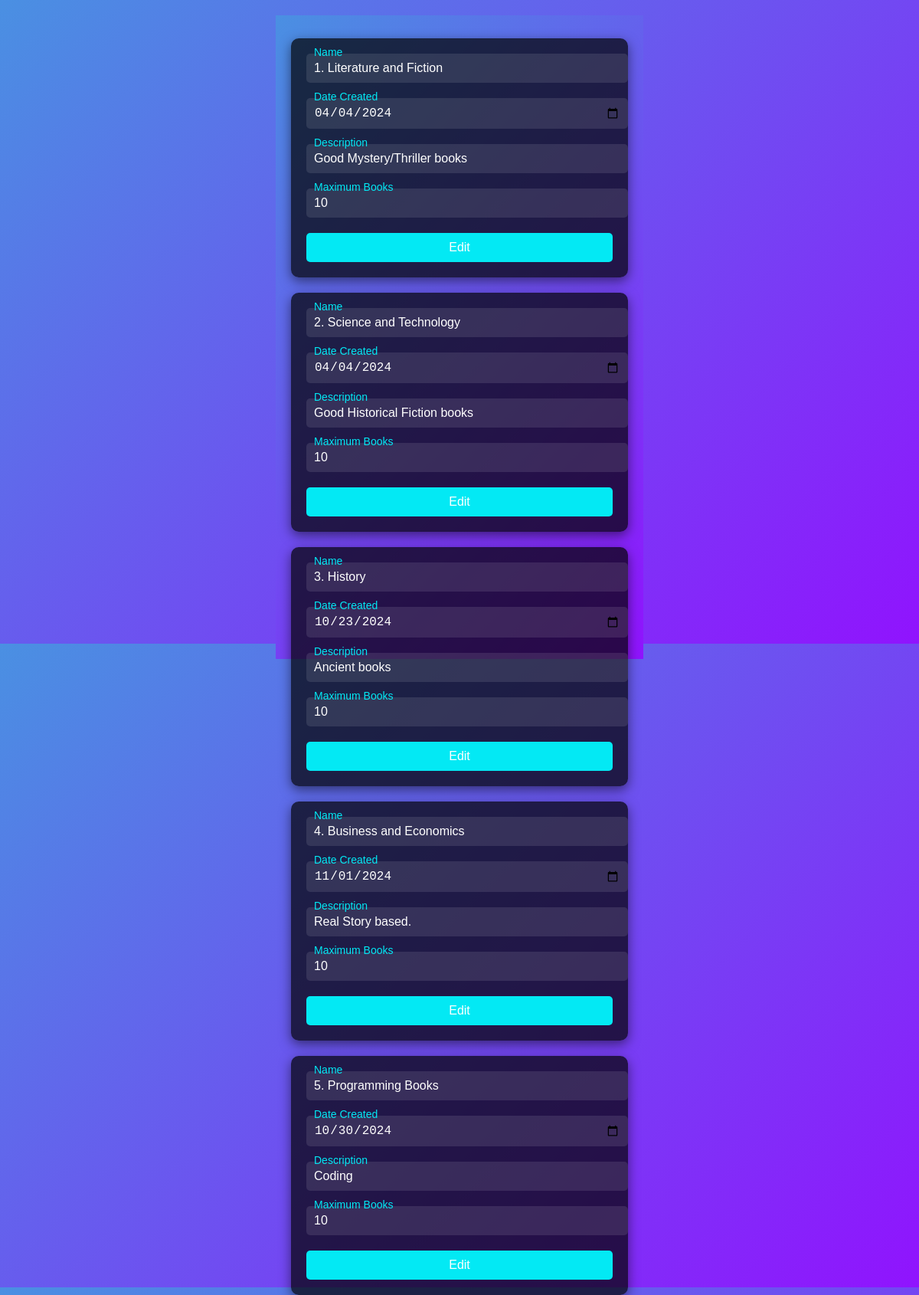
The app's page /section_edit (signed in) with its own data.
### models.py (models this page shows)
class Section(db.Model):
    __tablename__ = "section"
    section_id = db.Column(db.Integer() , primary_key = True, autoincrement =True)
    section_name = db.Column(db.String() , nullable = False)
    section_description = db.Column(db.String() , nullable = False)
    section_date_created = db.Column(db.String() , nullable = False)
    section_max_copies_of_book = db.Column(db.Integer())
    section_max_books = db.Column(db.Integer())
    section_no_of_books_added = db.Column(db.Integer(), default =0)

### controllers.py (the view, shortened to what this page needs)
@app.route("/section_edit", methods=["GET", "POST"])
def section_edit():
    global logged_admin
    if logged_admin:
        sections = Section.query.all()
        return render_template("section_edit.html", sections=sections, error=None)
    return redirect(url_for("admin_login"))

### templates/section_edit.html (shortened to what this page needs)
<!DOCTYPE html>
<html lang="en">
<head>
</head>
<body>
    {% for section in sections %}
    <form method="post">
        <div class="section">
            <input type="text" name="section_name" id="section_name" required="" value="{{section.section_name}}" placeholder=" ">
            <label for="section_name">Name</label>
        </div>
        <div class="section">
            <input type="date" name="section_date_created" id="section_date_created" required="" value="{{section.section_date_created}}">
            <label for="section_date_created">Date Created</label>
        </div>
        <div class="section">
            <input type="text" name="section_description" id="section_description" required="" value="{{section.section_description}}" placeholder=" ">
            <label for="section_description">Description</label>
        </div>
        <div class="section">
            <input type="number" name="section_max_books" id="section_max_books" required="" value="{{section.section_max_books}}" placeholder=" ">
            <label for="section_max_books">Maximum Books</label>
        </div>
        <button type="submit">Edit</button>
    </form>
    {% endfor %}
</body>
</html>

### templates/section_edit.html (style rules this page uses)
html, body { height: 100%; margin: 0; padding: 0; font-family: 'Arial', sans-serif; background: linear-gradient(135deg, #4a90e2, #9013fe); color: #fff; display: flex; flex-direction: column; align-items: center; justify-content: flex-start; padding: 20px; }
form { background: rgba(0, 0, 0, 0.7); padding: 20px; border-radius: 10px; box-shadow: 0 5px 15px rgba(0, 0, 0, 0.5); width: 400px; margin: 10px 0; }
.section { position: relative; margin-bottom: 20px; }
.section input { width: 100%; padding: 10px; font-size: 16px; color: #fff; border: none; border-radius: 5px; background: rgba(255, 255, 255, 0.1); outline: none; transition: background 0.3s; }
.section label { position: absolute; top: 10px; left: 10px; color: #fff; transition: all 0.3s; pointer-events: none; }
.section input:focus + label, .section input:not(:placeholder-shown) + label { top: -10px; left: 10px; font-size: 14px; color: #03e9f4; }
button { background-color: #03e9f4; color: white; border: none; padding: 10px 15px; border-radius: 5px; font-size: 16px; cursor: pointer; transition: background-color 0.3s ease, transform 0.2s ease; width: 100%; }

### records on screen
Section: section_name "1. Literature and Fiction", section_date_created "04/04/2024", section_description "Good Mystery/Thriller books", section_max_books "10"
Section: section_name "2. Science and Technology", section_date_created "04/04/2024", section_description "Good Historical Fiction books", section_max_books "10"
Section: section_name "3. History", section_date_created "10/23/2024", section_description "Ancient books", section_max_books "10"
Section: section_name "4. Business and Economics", section_date_created "11/01/2024", section_description "Real Story based.", section_max_books "10"
Section: section_name "5. Programming Books", section_date_created "10/30/2024", section_description "Coding", section_max_books "10"
